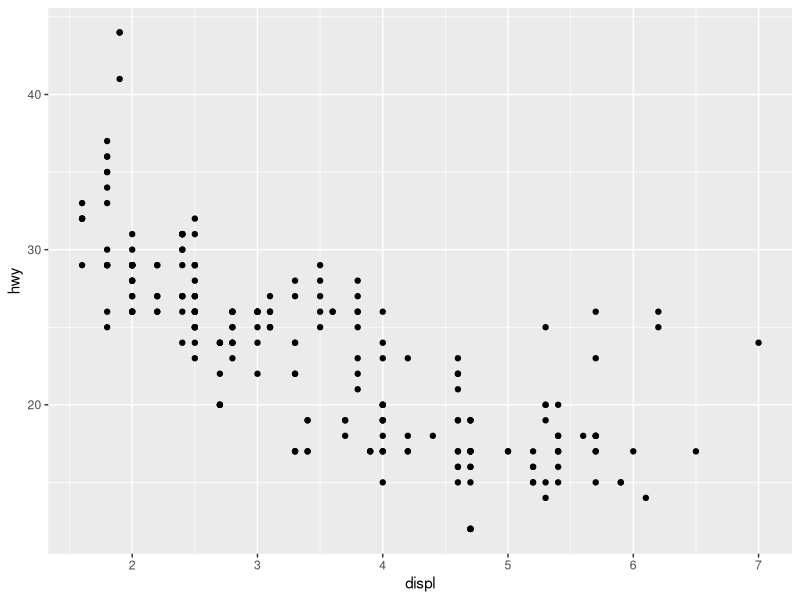
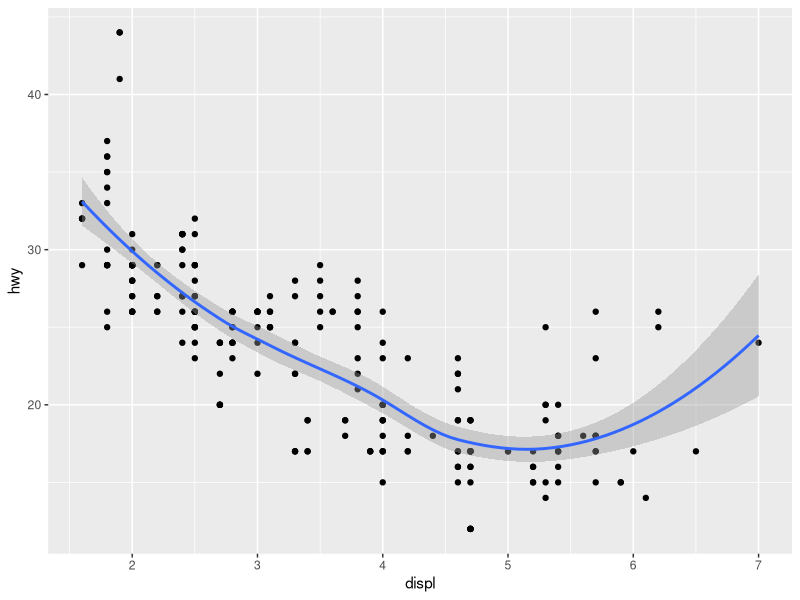
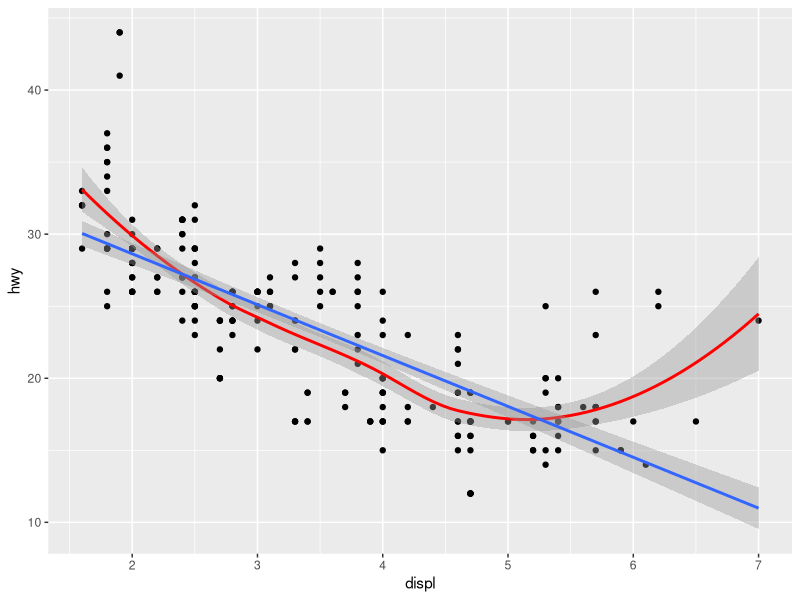
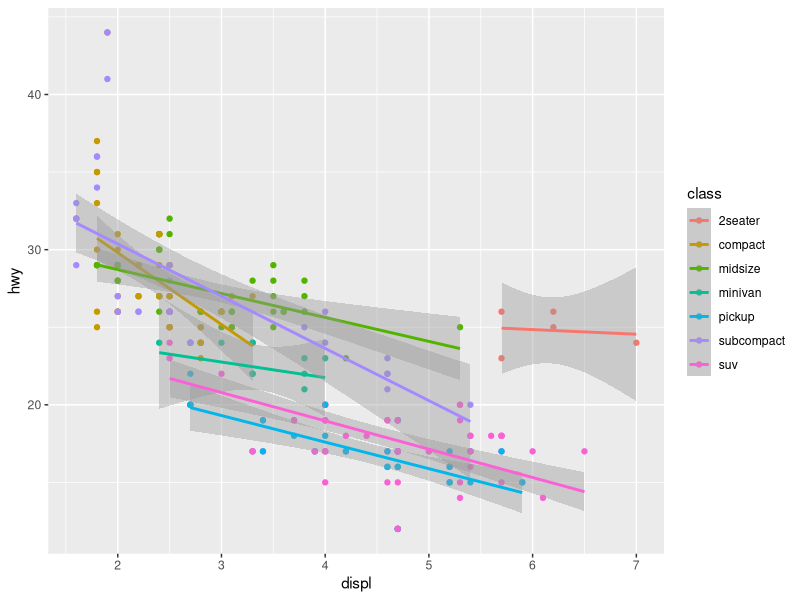
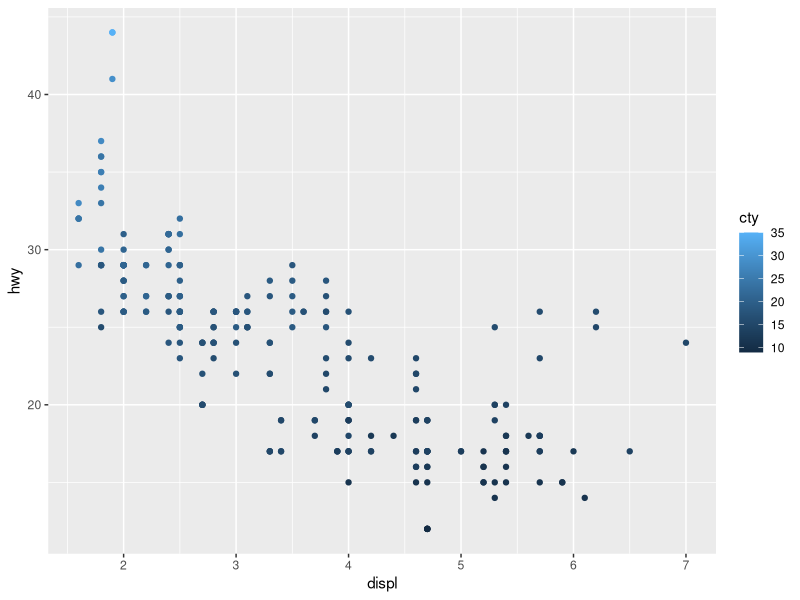
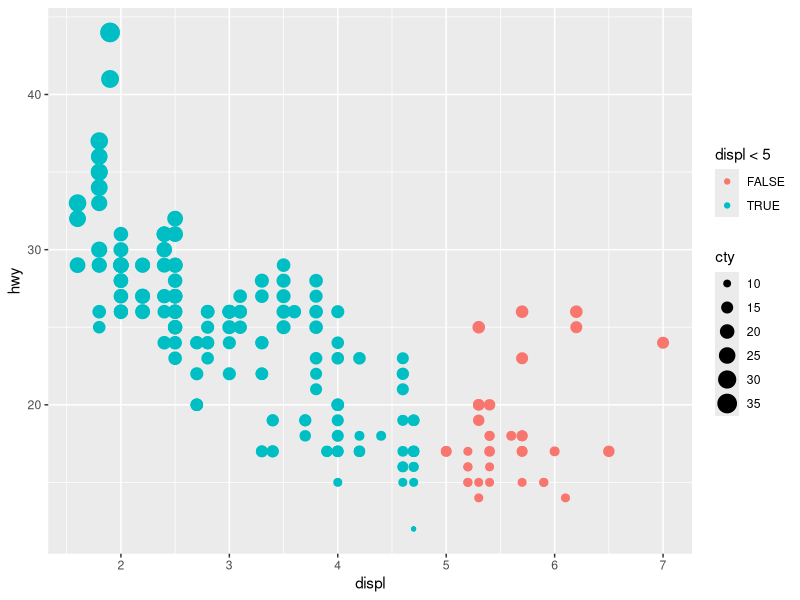

Reproduce these figures in R, in order. (Note: this script raises an error after producing the figures.)
# Introductory Script
# Initial: January 7, 2019
# Revision: January 7, 2019
# Ray Nelson
# Homework Revisions made by Devin Adams, January 10, 2019

# Libraries
library(tidyverse)

# mpg data set
data(mpg)
?mpg
glimpse(mpg)

# Simple scatterplot of mileage on displacement

ggplot(data = mpg, mapping = aes(x = displ, y = hwy)) +
  geom_point()

# Add a loess line
ggplot(data = mpg, mapping = aes(x = displ, y = hwy)) +
  geom_point() +
  geom_smooth()

# Add a linear regression line
ggplot(data = mpg, mapping = aes(x = displ, y = hwy)) +
  geom_point() +
  geom_smooth(color = "red") +
  geom_smooth(method = "lm")

# Looking at the data by class of car
ggplot(data = mpg, mapping = aes(x = displ, y = hwy, color = class)) +
  geom_point() +
  geom_smooth(method = "lm")

#Map a continuous variable to color
ggplot(data = mpg, mapping = aes(x = displ, y = hwy, color = cty)) + 
  geom_point()

#Map a continuous variable to size
ggplot(data = mpg, mapping = aes(x = displ, y = hwy, size= cty, color = displ < 5)) + 
  geom_point()

#Map a continuous variable to shape
ggplot(data = mpg, mapping = aes(x = displ, y = hwy, shape = displ)) + 
  geom_point()

#Use facet
ggplot(data = mpg) + 
  geom_point(mapping = aes(x = displ, y = hwy, color = trans)) + 
  facet_wrap(~ class, nrow = 2)


